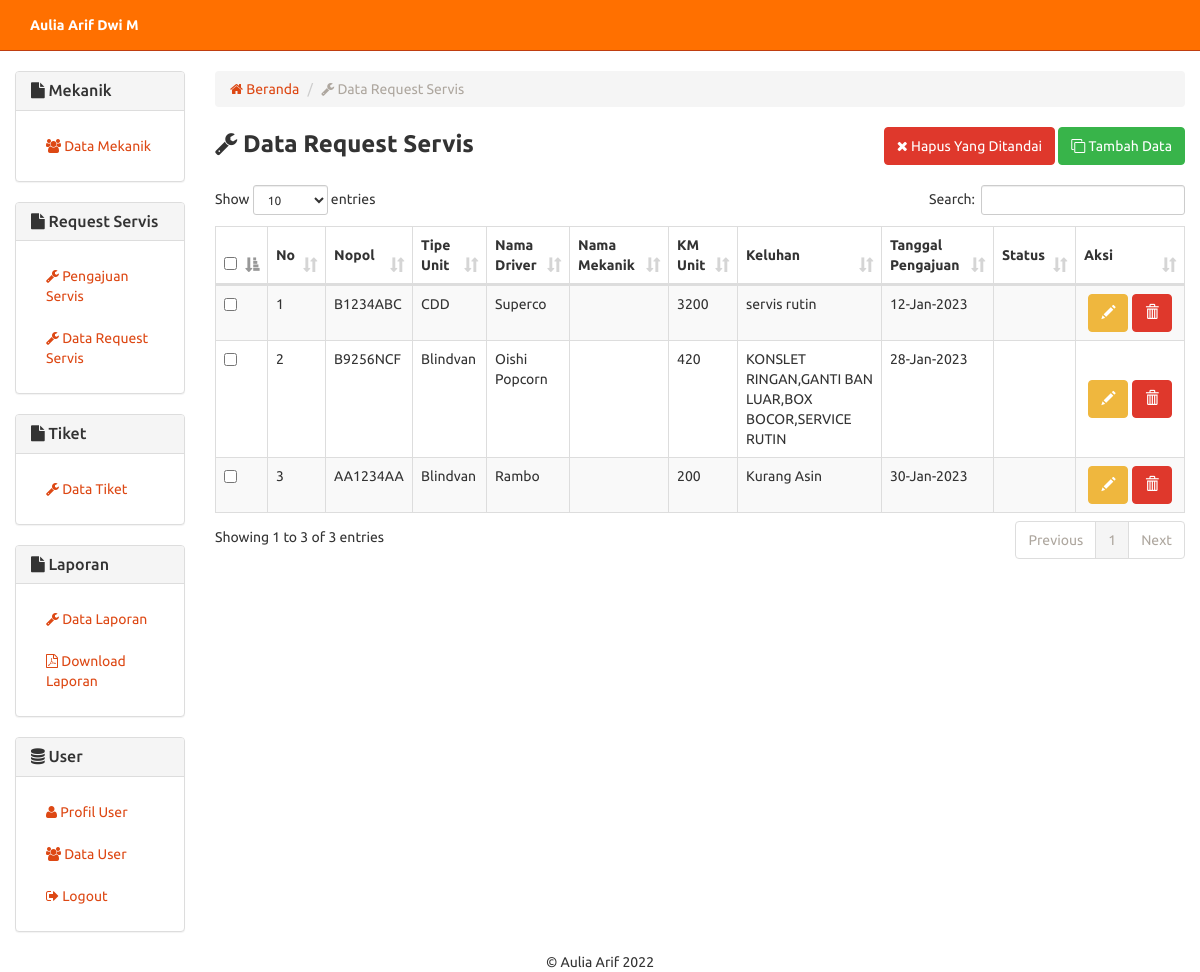
/request.php (signed in), run on an earlier commit of the app's database.
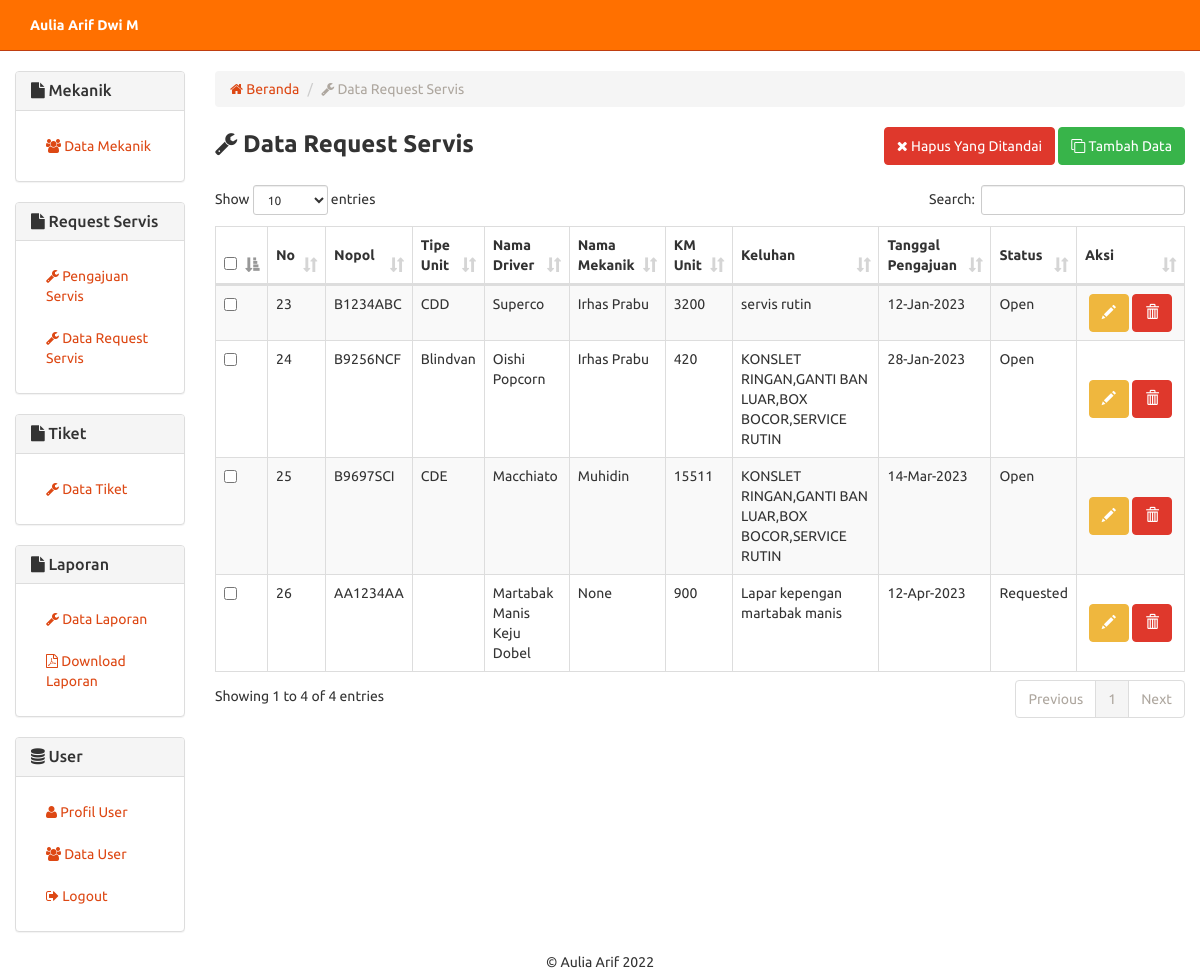
And on a later commit of the database.
### tables this page shows
CREATE TABLE `request` (
  `no_request` int(5) NOT NULL,
  `nopol` varchar(8) NOT NULL,
  `tipe_unit` varchar(8) NOT NULL,
  `nama_driver` varchar(30) NOT NULL,
  `nama_mekanik` varchar(12) NOT NULL,
  `km_unit` varchar(6) NOT NULL,
  `keluhan` varchar(200) NOT NULL,
  `tanggal_pengajuan` varchar(12) NOT NULL,
  `status` varchar(10) NOT NULL
);

### includes/request.inc.php (called while the page is built, shortened)
<?php
class Request{
  private $conn;
  public function __construct($db){
    $this->conn = $db;
  }
	function readAll(){
	    $query = "SELECT * FROM request
	              #JOIN mekanik ON tiket.nama_mekanik=mekanik.nama_mekanik
	              #JOIN 213_pelanggan ON tiket.id_pelanggan=213_pelanggan.id_pelanggan
		          #JOIN 213_sparepart ON tiket.id_sparepart=213_sparepart.id_sparepart
		          #JOIN unit ON tiket.nopol=unit.nopol";
		$stmt = $this->conn->prepare( $query );
		$stmt->execute();
		return $stmt;
	}
	function countAll(){
		$query = "SELECT * FROM request
		         #JOIN mekanik ON tiket.nama_mekanik=mekanik.nama_mekanik
		          #JOIN 213_pelanggan ON tiket.id_pelanggan=213_pelanggan.id_pelanggan
		          #JOIN 213_sparepart ON tiket.id_sparepart=213_sparepart.id_sparepart
		          #JOIN unit ON tiket.nopol=unit.nopol";
		$stmt = $this->conn->prepare( $query );
		$stmt->execute();
		return $stmt->rowCount();
	}
}
?>

### request.php (the view, shortened to what this page needs)
<?php
include "header.php";
include_once 'includes/request.inc.php';
$pro = new Request($db);
$stmt = $pro->readAll();
            ?>
<div class="row">
	<div class="col-xs-12 col-sm-12 col-md-2">
		  	<?php
			include_once 'sidebar.php';
			?>
	</div>
	<div class="col-xs-12 col-sm-12 col-md-10">
	<ol class="breadcrumb">
              <li><a href="index.php"><span class="fa fa-home"></span> Beranda</a></li>
	  <li class="active"><span class="fa fa-wrench"></span> Data Request Servis</li>
	</ol>
<form method="post">
    <div class="row">
        <div class="col-md-6 text-left">
            <strong style="font-size:18pt;"><span class="fa fa-wrench"></span> Data Request Servis</strong>
        </div>
        <div class="col-md-6 text-right">
            <button type="submit" name="hapus-contengan" class="btn btn-danger"><span class="fa fa-close"></span> Hapus Yang Ditandai</button>
            <button type="button" onclick="location.href='request-baru.php'" class="btn btn-success"><span class="fa fa-clone"></span> Tambah Data</button>
        </div>
    </div>
    <br/>
    <table width="100%" class="table table-striped table-bordered" id="tabeldata">
        <thead>
            <tr class="text-center">
                <th width="10px"><input type="checkbox" name="select-all" id="select-all" /></th>
                <th style="vertical-align:middle;">No</th>
                <th style="vertical-align:middle;">Nopol</th>
                <th style="vertical-align:middle;">Tipe Unit</th>
                <th style="vertical-align:middle;">Nama Driver</th>
                <th style="vertical-align:middle;">Nama Mekanik</th>
                <th style="vertical-align:middle;">KM Unit</th>
                <th style="vertical-align:middle;">Keluhan</th>
                  <th style="vertical-align:middle;">Tanggal Pengajuan</th>
                <th style="vertical-align:middle;">Status</th>
                <th style="vertical-align:middle;" width="70px">Aksi</th>
            </tr>
        </thead>
               <tbody>
    <?php
    while ($row = $stmt->fetch(PDO::FETCH_ASSOC)){
    ?>
            <tr>
            <td style="vertical-align:center;"><input type="checkbox" value="<?php echo $row['no_request'] ?>" name="checkbox[]" /></td>
            <td style="vertical-align:center;"><?php echo $row['no_request'] ?></td>
            <td style="vertical-align:center;"><?php echo $row['nopol'] ?></td>
            <td style="vertical-align:center;"><?php echo $row['tipe_unit'] ?></td>
            <td style="vertical-align:center;"><?php echo $row['nama_driver'] ?></td>
            <td style="vertical-align:center;"><?php echo $row['nama_mekanik'] ?></td>
            <td style="vertical-align:center;"><?php echo $row['km_unit'] ?></td>
            <td style="vertical-align:center;"><?php echo $row['keluhan'] ?></td>
<td style="vertical-align:center;"><?php echo $row['tanggal_pengajuan'] ?></td>
            <td style="vertical-align:center;"><?php echo $row['status'] ?></td>
            <td class="text-center" style="vertical-align:middle;">
                <a href="request-ubah.php?id=<?php echo $row['no_request'] ?>" class="btn btn-warning"><span class="glyphicon glyphicon-pencil" aria-hidden="true"></span></a>
    		  <a href="request-hapus.php?id=<?php echo $row['no_request'] ?>" onclick="return confirm('Yakin ingin menghapus data?')" class="btn btn-danger"><span class="glyphicon glyphicon-trash" aria-hidden="true"></span></a>
    	    </td>
            </tr>
		 <?php
    }
    ?>
        </tbody>
    </table>
    </form>
</div>
</div>
<?php include "footer.php"; ?>

### header.php (shortened to what this page needs)
<!DOCTYPE html>
<html lang="en">
  <head>
    <link href="css/bootstrap.min.css" rel="stylesheet">
    <link href="css/dataTables.bootstrap.min.css" rel="stylesheet">
    <link type="text/css" href="css/jquery.toastmessage.css" rel="stylesheet"/>
	<link rel="stylesheet" href="css/font-awesome.min.css">
  </head>
  <body>
	<nav class="aku navbar navbar-default navbar-static-top" style="background-color: #FF7000;">
	  <div class="container-fluid">
		<div class="navbar navbar-fixed-top">
  <div class="navbar-inner">
    <div class="container"> <a class="btn btn-navbar" data-toggle="collapse" data-target=".nav-collapse">
	</a> </a>
    </div>
  </div>
</div>
		<div class="collapse navbar-collapse" id="bs-example-navbar-collapse-1">
		  <ul class="nav navbar-nav navbar-left">
			<li><a href="profil.php"><b><?php echo $_SESSION['nama_user'] ?></b></a></li>
		  </ul>
		</div>
	  </div>
	</nav>
    <div class="container-fluid">

### sidebar.php
 	<div class="panel panel-default">
  <div class="panel-heading">
    <h3 class="panel-title"><span class="fa fa-file"></span> Mekanik</h3>
  </div>
  <div class="panel-body">
    <ul class="nav nav-pills nav-stacked">
	  <li role="presentation"><a href="mekanik.php"><span class="fa fa-users"></span> Data Mekanik</a></li>
	</ul>
  </div>
</div>
 	<div class="panel panel-default">
  <div class="panel-heading">
    <h3 class="panel-title"><span class="fa fa-file"></span> Request Servis</h3>
  </div>
  <div class="panel-body">
    <ul class="nav nav-pills nav-stacked">
	  <li role="presentation"><a href="request-baru.php"><span class="fa fa-wrench"></span> Pengajuan Servis</a></li>
	  <li role="presentation"><a href="request.php"><span class="fa fa-wrench"></span> Data Request Servis</a></li>
	</ul>
  </div>
</div>
 	<div class="panel panel-default">
  <div class="panel-heading">
    <h3 class="panel-title"><span class="fa fa-file"></span> Tiket</h3>
  </div>
  <div class="panel-body">
    <ul class="nav nav-pills nav-stacked">
	  <li role="presentation"><a href="tiket.php"><span class="fa fa-wrench"></span> Data Tiket</a></li>
	</ul>
  </div>
</div>
<div class="panel panel-default">
  <div class="panel-heading">
    <h3 class="panel-title"><span class="fa fa-file"></span> Laporan</h3>
  </div>
  <div class="panel-body">
    <ul class="nav nav-pills nav-stacked">
   		<li role="presentation"><a href="laporan.php"><span class="fa fa-wrench"></span> Data Laporan</a></li>
		<li role="presentation"><a href="laporan-servis.php" target="_blank"><span class="fa fa-file-pdf-o"></span> Download Laporan</a></li>
	</ul>
  </div>
</div>
 	<div class="panel panel-default">
  <div class="panel-heading">
    <h3 class="panel-title"><span class="fa fa-database"></span> User</h3>
  </div>
  <div class="panel-body">
    <ul class="nav nav-pills nav-stacked">
	  <li role="presentation"><a href="profil.php"><span class="fa fa-user"></span> Profil User</a></li>
	  <li role="presentation"><a href="user.php"><span class="fa fa-users"></span> Data User</a></li>
	  <li role="presentation"><a href="login.php"><span class="fa fa-sign-out"></span> Logout</a></li>
	</ul>
  </div>
</div>

### footer.php (shortened to what this page needs)
<footer class="text-center">&copy; Aulia Arif 2022</footer>
	</div>
  </body>
</html>

What changed in the data, as far as the page shows it:
removed request: no_request "1", nopol "B1234ABC", tipe_unit "CDD", nama_driver "Superco", km_unit "3200", keluhan "servis rutin", tanggal_pengajuan "12-Jan-2023"
removed request: no_request "2", nopol "B9256NCF", tipe_unit "Blindvan", nama_driver "Oishi Popcorn", km_unit "420", keluhan "KONSLET RINGAN,GANTI BAN LUAR,BOX BOCOR,SERVICE RUTIN", tanggal_pengajuan "28-Jan-2023"
removed request: no_request "3", nopol "AA1234AA", tipe_unit "Blindvan", nama_driver "Rambo", km_unit "200", keluhan "Kurang Asin", tanggal_pengajuan "30-Jan-2023"
added request: no_request "23", nopol "B1234ABC", tipe_unit "CDD", nama_driver "Superco", nama_mekanik "Irhas Prabu", km_unit "3200", keluhan "servis rutin", tanggal_pengajuan "12-Jan-2023", status "Open"
added request: no_request "24", nopol "B9256NCF", tipe_unit "Blindvan", nama_driver "Oishi Popcorn", nama_mekanik "Irhas Prabu", km_unit "420", keluhan "KONSLET RINGAN,GANTI BAN LUAR,BOX BOCOR,SERVICE RUTIN", tanggal_pengajuan "28-Jan-2023", status "Open"
added request: no_request "25", nopol "B9697SCI", tipe_unit "CDE", nama_driver "Macchiato", nama_mekanik "Muhidin", km_unit "15511", keluhan "KONSLET RINGAN,GANTI BAN LUAR,BOX BOCOR,SERVICE RUTIN", tanggal_pengajuan "14-Mar-2023", status "Open"
added request: no_request "26", nopol "AA1234AA", nama_driver "Martabak Manis Keju Dobel", nama_mekanik "None", km_unit "900", keluhan "Lapar kepengan martabak manis", tanggal_pengajuan "12-Apr-2023", status "Requested"
Also different on the page:
text written by a page script: "Show entries Search: Showing 1 to 3 of 3 entries Previous 1 Next" → "Show entries Search: Showing 1 to 4 of 4 entries Previous 1 Next"
